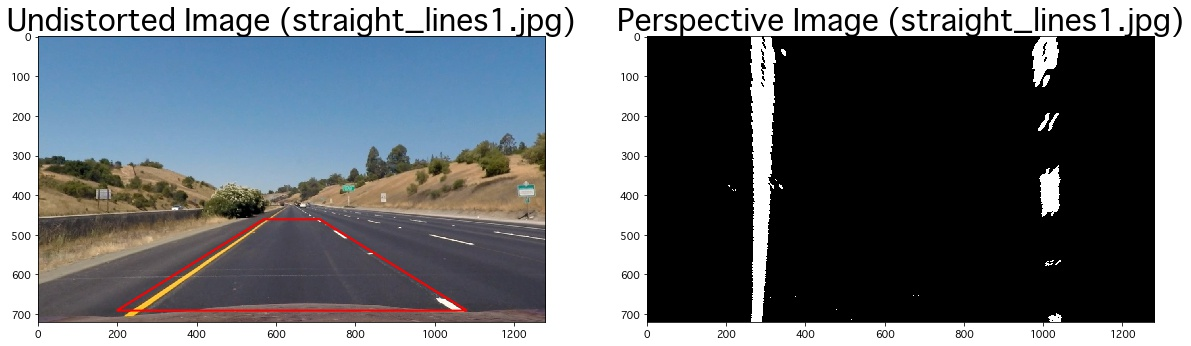
#> input picture test_images/perspective_straight_lines1.jpg, 1191 x 346 px
$ python -i video_gen.py   (imports and definitions only)   (older library calls are emulated)
#> lines starting #> are read from the running program, lines starting #| are printed output that depends on the picture
### tracker.py
"""
Original Source: Self-Driving Car Project Q&A & lesson  |
Advanced Lane Finding.
"""
import numpy as np


class Tracker:
    # when starting a new instance please be sure to specify all unassigned
    # variables
    def __init__(self, mywindow_width, mywindow_height, mymargin, my_ym=1,
                 my_xm=1, mysmooth_factor=15):
        # list that stores all the past (left, right) center set values used
        # for smoothing the output
        self.recent_centers = []

        # the window pixel width of the center values, used to count pixels
        # inside center windows to determine curve
        # values
        self.window_width = mywindow_width

        # the window pixel height of the center values, used to count pixels
        # inside center windows to determine curve values. breaks the image
        # into vertical levels
        self.window_height = mywindow_height

        # The pixel distance in both directions to slide (left_window +
        # right_window) template for searching
        self.margin = mymargin

        self.ym_per_pix = my_ym  # meters per pixel in vertical axis

        self.xm_per_pix = my_xm  # meters per pixel in horizontal axis

        self.smooth_factor = mysmooth_factor

    # the main tracking function for finding and storing lane segment positions
    # [56 lines left out: function find_window_centroids, not called in this run]

### video_gen.py
from moviepy.editor import VideoFileClip
import numpy as np
import cv2
import pickle
from tracker import Tracker

# The code below is originally created in the lesson at Udacity self-driving car nano degree.
def abs_sobel_thresh(img, orient='x', sobel_kernel=3, thresh=(0, 255)):
    # Calculate directional gradient
    # Convert to grayscale
#> called with orient = 'x', sobel_kernel = 3, thresh = (0, 255)
    gray = cv2.cvtColor(img, cv2.COLOR_RGB2GRAY)
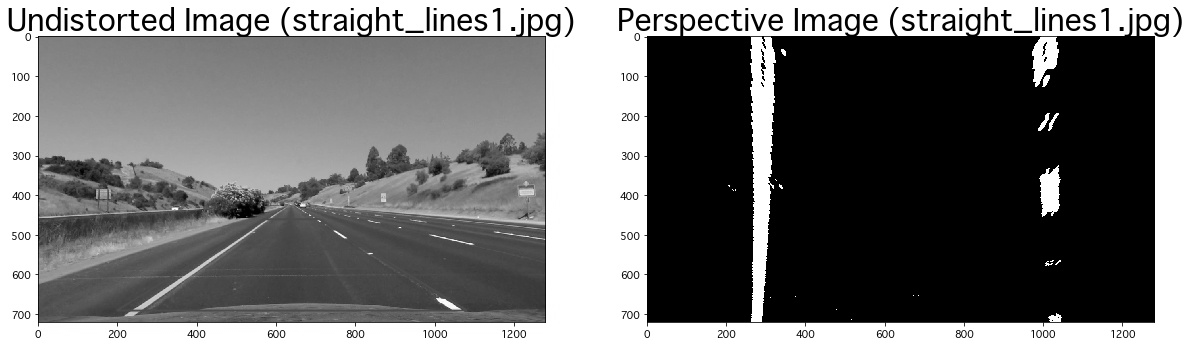
#> gray: shape (346, 1191); min 0, max 255, mean 113.8
    # Apply x or y gradient with the OpenCV Sobel() function
    # and take the absolute value
    if orient == 'x':
        abs_sobel = np.absolute(cv2.Sobel(gray, cv2.CV_64F, 1, 0, ksize=sobel_kernel))
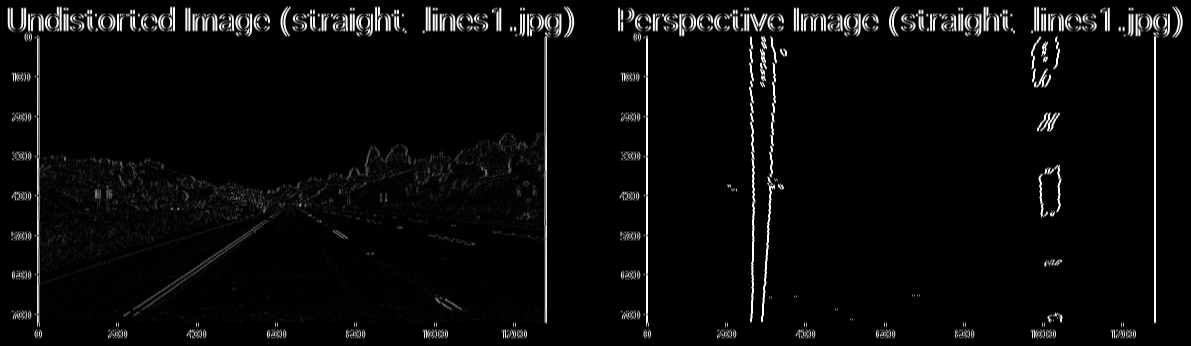
#> abs_sobel: shape (346, 1191) float64; min 0, max 1020, mean 39.3; drawn with min black and max white
    if orient == 'y':
        abs_sobel = np.absolute(cv2.Sobel(gray, cv2.CV_64F, 0, 1, ksize=sobel_kernel))
    # Rescale back to 8 bit integer
    scaled_sobel = np.uint8(255*abs_sobel/np.max(abs_sobel))
    # Create a copy and apply the threshold
    binary_output = np.zeros_like(scaled_sobel)
    # Here I'm using inclusive (>=, <=) thresholds, but exclusive is ok too
    binary_output[(scaled_sobel >= thresh[0]) & (scaled_sobel <= thresh[1])] = 1

    # Return the result
    return binary_output

# [191 lines left out: functions mag_thresh, dir_threshold, hls_select, window_mask, process_image, not called in this run]


# Read in the saved objpoints and imgpoints
# [1 line not run here, left out]
# [1 line that did not run here, left out]
# [1 line that did not run here, left out]

output_vide = 'output1_tracked.mp4'
input_video = 'project_video.mp4'

window_width = 25
window_height = 80

# Set up the overall class to do all the tracking
curve_centers = Tracker(mywindow_width=window_width, mywindow_height=window_height, mymargin=25,
                        my_ym=30/720, my_xm=3.7/700, mysmooth_factor=15)

# [1 line that did not run here, left out]
# [1 line that did not run here, left out]
# [1 line not run here, left out]

>>> import cv2
>>> picture = cv2.cvtColor(cv2.imread('test_images/perspective_straight_lines1.jpg'), cv2.COLOR_BGR2RGB)
>>> result = abs_sobel_thresh(picture)
#> result: shape (346, 1191); every value is 1

$ run again, on test_images/perspective_test1.jpg
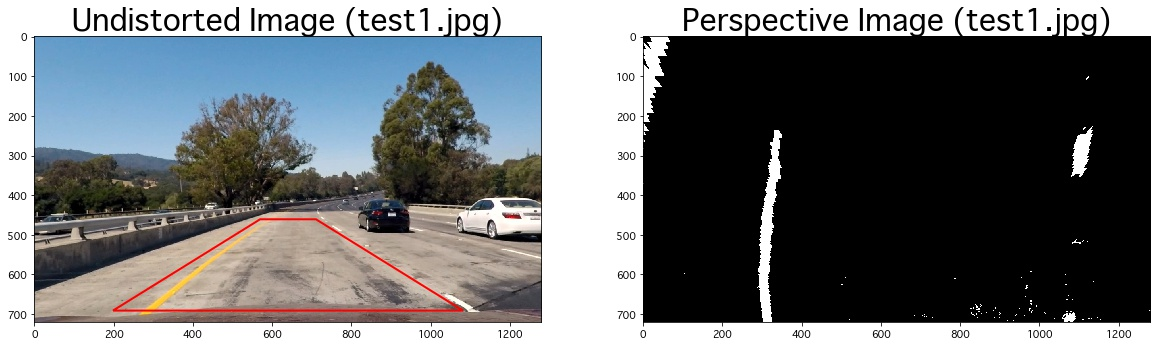
#> input picture test_images/perspective_test1.jpg, 1160 x 346 px
#> in abs_sobel_thresh, `gray = cv2.cvtColor(img, cv2.COLOR_RGB2GRAY)`:
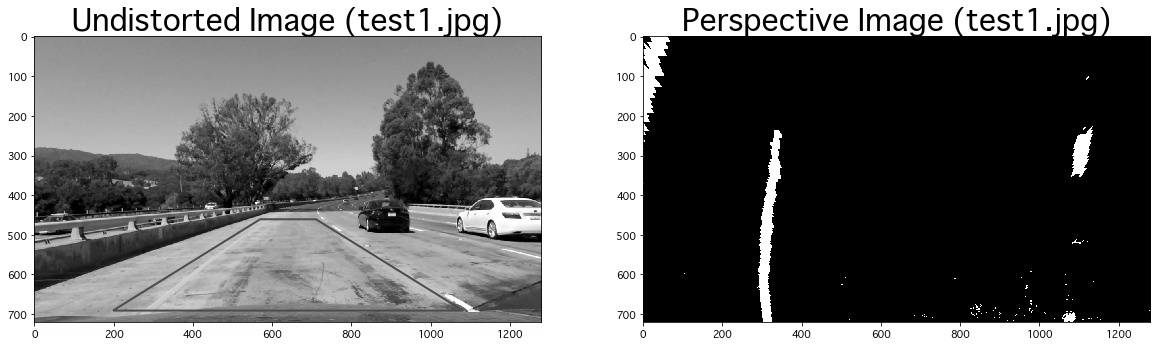
#> gray: shape (346, 1160); min 0, max 255, mean 113.4
#> in abs_sobel_thresh, `abs_sobel = np.absolute(cv2.Sobel(gray, cv2.CV_64F, 1, 0, ksize=sobel_..`:
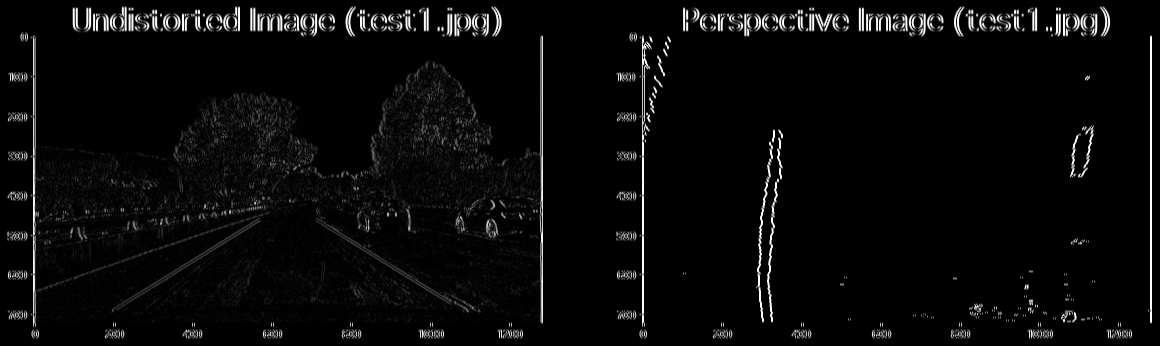
#> abs_sobel: shape (346, 1160) float64; min 0, max 1020, mean 38.8; drawn with min black and max white
#> result: shape (346, 1160); every value is 1

$ run again, on test_images/perspective_test2.jpg
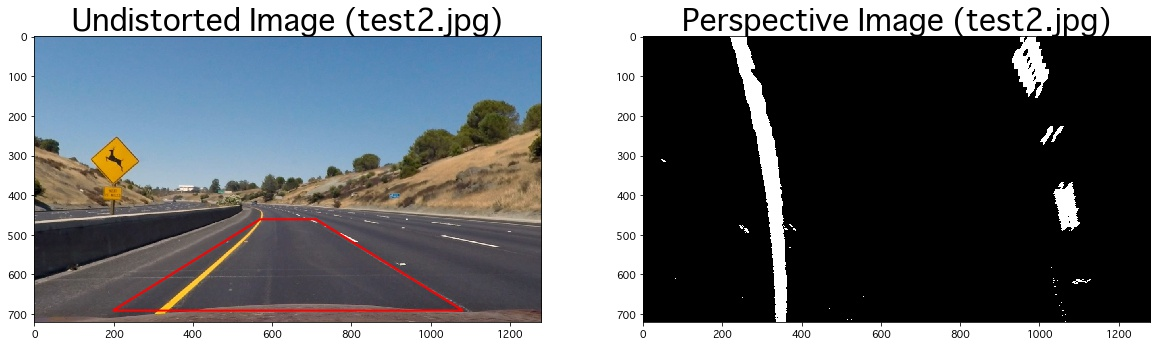
#> input picture test_images/perspective_test2.jpg, 1160 x 346 px
#> in abs_sobel_thresh, `gray = cv2.cvtColor(img, cv2.COLOR_RGB2GRAY)`:
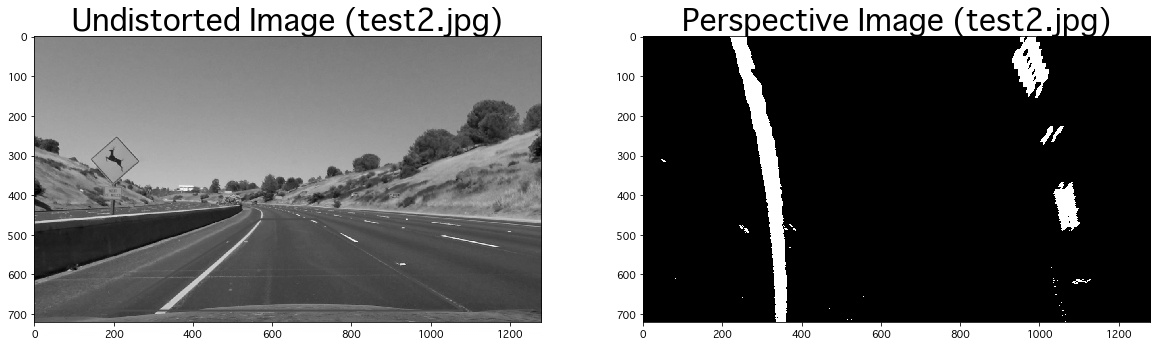
#> gray: shape (346, 1160); min 0, max 255, mean 110.3
#> in abs_sobel_thresh, `abs_sobel = np.absolute(cv2.Sobel(gray, cv2.CV_64F, 1, 0, ksize=sobel_..`:
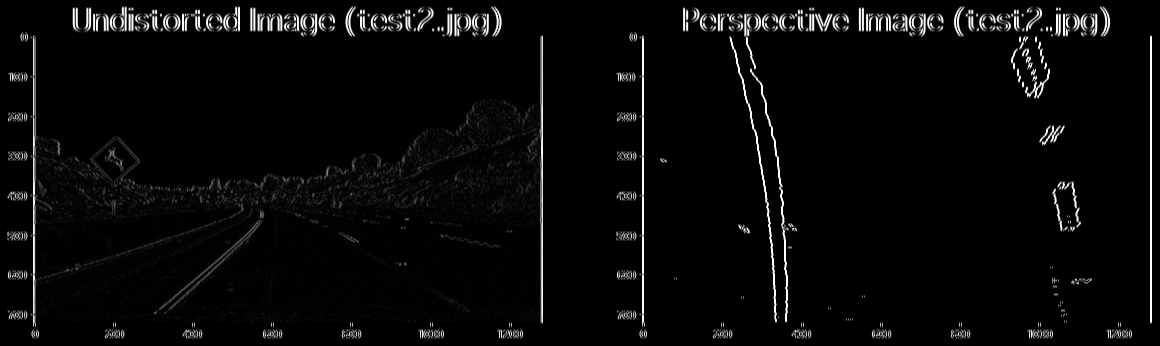
#> abs_sobel: shape (346, 1160) float64; min 0, max 1020, mean 35.6; drawn with min black and max white
#> result: shape (346, 1160); every value is 1
